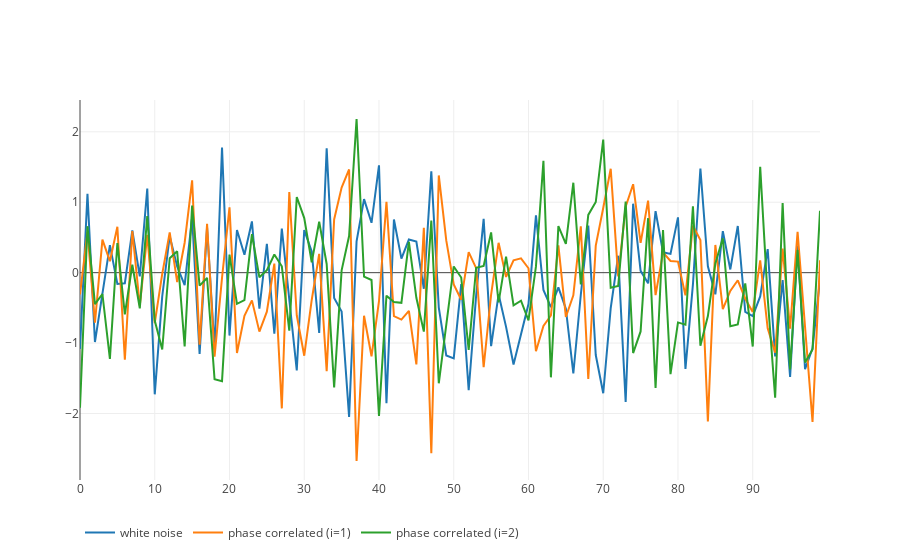

The notebook cell this image was saved under:
### Code cell
layout = go.Layout(
    legend=dict(orientation='h')
)

figure = go.Figure([
    go.Scatter(y=x, name='white noise'),
    go.Scatter(y=z1, name='phase correlated (i=1)'),
    go.Scatter(y=z2, name='phase correlated (i=2)'),    
], layout)

py.iplot(figure)
